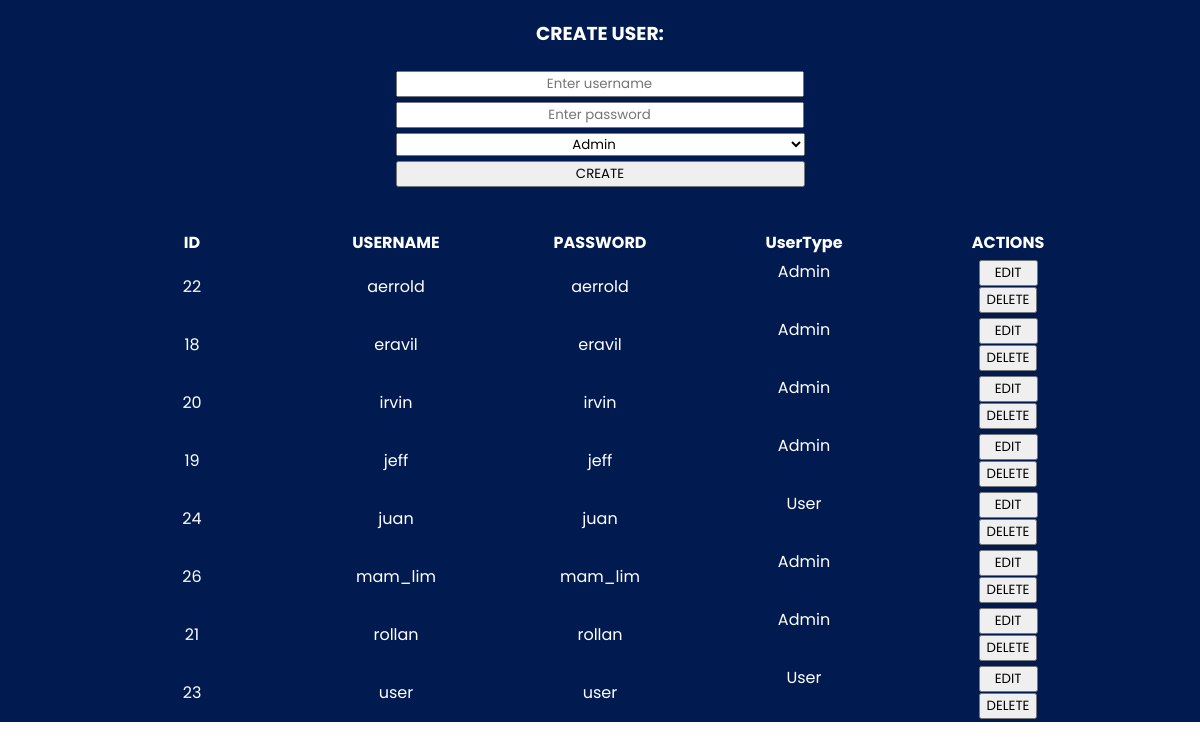
Screenshot of /admin/index.php?column=username&sort=DESC with the database file from the repository.
### tables this page shows
CREATE TABLE `accounts` (
  `id` int(20) NOT NULL,
  `username` varchar(100) NOT NULL,
  `password` varchar(100) NOT NULL,
  `usertype` enum('Admin','User') NOT NULL DEFAULT 'User'
);

### admin/read.php (called while the page is built)
<?php
  require("./database.php");
  $sort = 'ASC';
  $column = 'id';
  if (isset($_GET['column']) && isset($_GET['sort'])) {
    $column = $_GET['column'];
    $sort = $_GET['sort'];
    $sort == 'ASC' ? $sort = 'DESC' : $sort = 'ASC';
  }
  $queryAccounts = "SELECT * FROM accounts ORDER BY $column $sort";
  $sqlAccounts = mysqli_query($connection, $queryAccounts);
?>

### admin/index.php (the view, shortened to what this page needs)
<?php
  require("./read.php");
?>
<!DOCTYPE html>
<html lang="en">
<head>
</head>
<body>
  <div class="main">
    <form class="create-main" action="/softeng/admin/create.php" method="post">
      <h3>CREATE USER:</h3></hr>
      <input type="text" name="username" style = "width: 400px; height: auto; text-align: center;" placeholder="Enter username" required/>
      <input type="password" name="password" style = "width: 400px; height: auto; text-align: center;" placeholder="Enter password" required/>
      <select name="usertype" style = "width: 409px;text-align-last:center;">
      <option value="Admin" class = "lt">Admin</option>
      </select>
      <input type="submit" name="create" value="CREATE">
    </form>
    <table class="read-main">
      <tr>
        <th><a href="?column=id&sort=<?php echo $sort ?>">ID</a></th>
        <th><a href="?column=username&sort=<?php echo $sort ?>">USERNAME</a></th>
        <th><a href="?column=password&sort=<?php echo $sort ?>">PASSWORD</a></th>
        <th><a href="?column=password&sort=<?php echo $sort ?>">UserType</a></th>
        <th>ACTIONS</th>
      </tr>
      <?php while($results = mysqli_fetch_array($sqlAccounts)) { ?>
        <tr>
          <td><?php echo $results['id']; ?></td>
          <td><?php echo $results['username']; ?></td>
          <td><?php echo $results['password']; ?></td>
          <td><?php echo $results['usertype']; ?></td>
          <td>
            <form action="/softeng/admin/update.php"method="post">
              <input type="submit" name="edit" style = "width: 59px;"value="EDIT"/>
            </form>
            <form action="/softeng/admin/delete.php" method="post">
              <input type="submit" name="delete" value="DELETE"/>
            </form>
          </td>
        </tr>
      <?php } ?>
    </table>
  </div>
</body>
</html>

### admin/index.php (style rules this page uses)
* { font-family: "Poppins", sans-serif; }
html, body { margin: 0; padding: 0; }
.main { height: 100%; background-color: #011b50; color: white; display: grid; grid-template-rows: auto auto 1fr; justify-items: center; row-gap: 20px; }
.main .create-main { grid-row: 1/2; display: grid; grid-auto-rows: auto; row-gap: 5px; }
.main .create-main h3 { text-align: center; }
.main .read-main { grid-row: 3/4; }
.main .read-main tr th { width: 200px; }
.main .read-main tr th a { color: white; text-decoration:none; }
.main .read-main tr td { text-align: center; }
.main .read-main tr td:nth-child(4) { display: grid; grid-auto-flow: column; }

### rows the page displays
accounts: id "22", username "aerrold", password "aerrold", usertype "Admin"
accounts: id "18", username "eravil", password "eravil", usertype "Admin"
accounts: id "20", username "irvin", password "irvin", usertype "Admin"
accounts: id "19", username "jeff", password "jeff", usertype "Admin"
accounts: id "24", username "juan", password "juan", usertype "User"
accounts: id "26", username "mam_lim", password "mam_lim", usertype "Admin"
accounts: id "21", username "rollan", password "rollan", usertype "Admin"
accounts: id "23", username "user", password "user", usertype "User"
